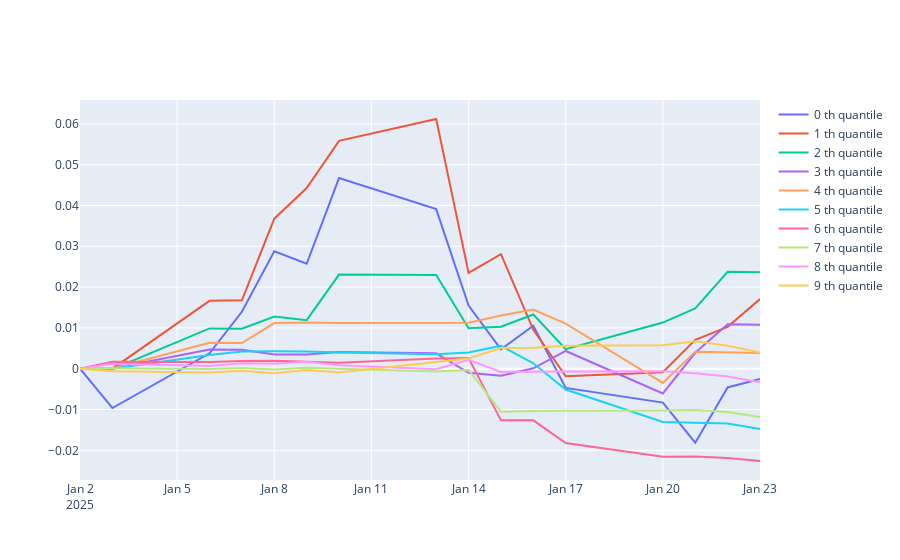

Here is the notebook cell this chart was saved with:
### Code cell
# momentum: ln(close_/open_)
time_ = "2025-01-01"; end_ = '2025-01-23'
open_ = open[time_:end_]
close_ = close[time_:end_]
ln_ = np.log(close_/open_).shift(1) # index: 使用的時間
pct_calculating_profit = close_/open_ # index: 當天收益
holdings = intraday_shifted_input_signal_pct_output_plot(ln_, pct_calculating_profit-1, quantile=10, type_='cumsum')
